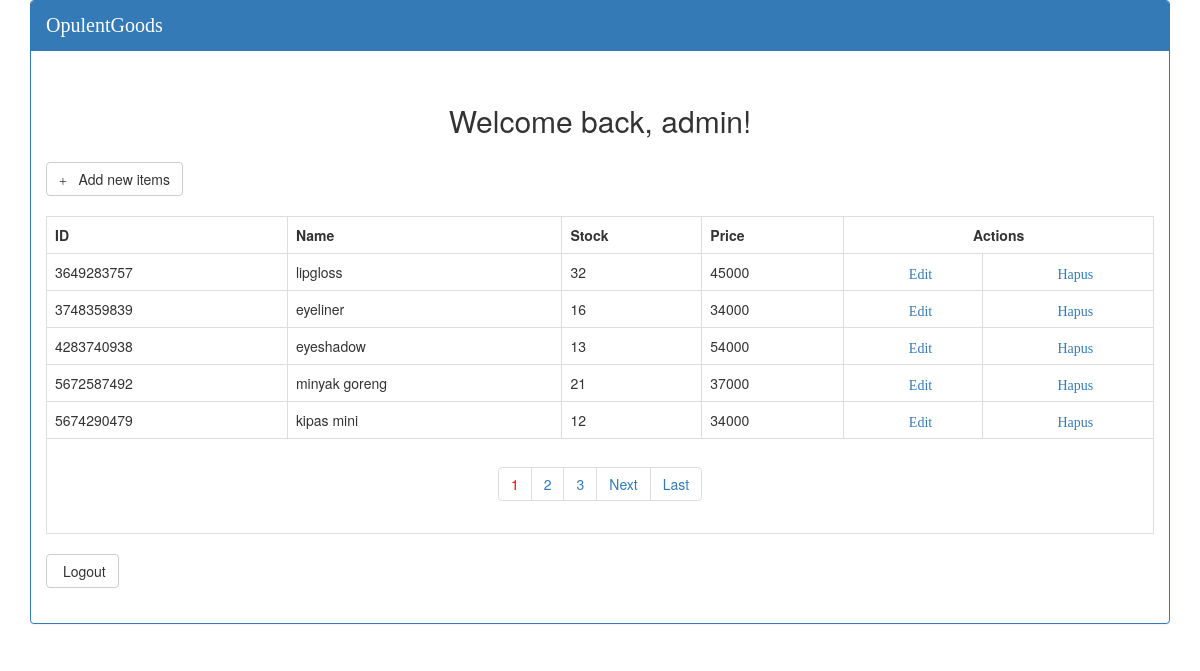
Page /index.php (signed in) on the committed database.
### tables this page shows
CREATE TABLE `users` (
  `id` int(11) NOT NULL,
  `name` varchar(255) NOT NULL,
  `email` varchar(255) NOT NULL,
  `password` varchar(255) NOT NULL
);

CREATE TABLE `barang` (
  `id_barang` varchar(15) NOT NULL,
  `nama` varchar(50) NOT NULL,
  `stok` int(10) NOT NULL,
  `harga` int(25) NOT NULL
);

### dbconfig.php (called while the page is built, shortened)
<?php
try {
    $con = new PDO('mysql:host=localhost;dbname=app-kasir', 'root', '', array(PDO::ATTR_PERSISTENT => true));
} catch (PDOException $e) {
    echo $e->getMessage();
}
include_once 'Auth.php';
include_once 'barang_class.php';
$user = new Auth($con);

### Auth.php (called while the page is built, shortened)
<?php
class Auth
{
    private $db;
    public function __construct($db_conn)
    {
        $this->db = $db_conn;
    }
    public function isLoggedIn()
    {
        if (isset($_SESSION['user_session'])) {
            return true;
        }
    }
    public function getUser()
    {
        try {
            $stmt = $this->db->prepare("SELECT * FROM users WHERE id = :id");
            $stmt->bindParam(":id", $_SESSION['user_session']);
            $stmt->execute();
            return $stmt->fetch();
        } catch (PDOException $e) {
            echo $e->getMessage();
            return false;
        }
    }
}

### barang_class.php (the view, shortened to what this page needs)
<?php
class barang
{
    private $db;
    public function __construct($con)
    {
        $this->db = $con;
    }
    public function viewData($query)
    {
        $stmt = $this->db->prepare($query);
        $stmt->execute();
        if ($stmt->rowCount() > 0) {
            while ($row = $stmt->fetch(PDO::FETCH_ASSOC)) {
?>
                <tr>
                    <td><?php echo ($row['id_barang']); ?></td>
                    <td><?php echo ($row['nama']); ?></td>
                    <td><?php echo ($row['stok']); ?></td>
                    <td><?php echo ($row['harga']); ?></td>
                    <td align="center">
                        <a href="edit.php?edit_id=<?php echo ($row['id_barang']); ?>">
                            <i class="glyphicon glyphicon-edit"> Edit </i></a>
                    </td>
                    <td align="center">
                        <a href="hapus.php?delete_id=<?php echo ($row['id_barang']); ?>">
                            <i class="glyphicon glyphicon-remove-circle"> Hapus </i></a>
                    </td>
                </tr>
            <?php
            }
        } else {
            ?>
            <tr>
                <td>Data tidak ditemukan...</td>
            </tr>
        <?php
        }
    }
    public function paginglink($query, $records_per_page)
    {
        $self = $_SERVER['PHP_SELF'];
        $stmt = $this->db->prepare($query);
        $stmt->execute();
        $total_no_of_records = $stmt->rowCount();
        if ($total_no_of_records > 0) {
        ?><ul class="pagination"><?php
                                    $total_no_of_pages = ceil($total_no_of_records / $records_per_page);
                                    $current_page = 1;
                                    for ($i = 1; $i <= $total_no_of_pages; $i++) {
                                        if ($i == $current_page) {
                                            echo "<li><a href='" . $self . "?page_no=" . $i . "' style='color:red;'>" . $i . "</a></li>";
                                        } else {
                                            echo "<li><a href='" . $self . "?page_no=" . $i . "'>" . $i . "</a></li>";
                                        }
                                    }
                                    if ($current_page != $total_no_of_pages) {
                                        $next = $current_page + 1;
                                        echo "<li><a href='" . $self . "?page_no=" . $next . "'>Next</a></li>";
                                        echo "<li><a href='" . $self . "?page_no=" . $total_no_of_pages . "'>Last</a></li>";
                                    } ?></ul><?php
                                            }
                                        }
                                    }

### index.php (shortened to what this page needs)
<?php
require_once "dbconfig.php";
$currentUser = $user->getUser();
?>
<!DOCTYPE html>
<html lang="en">
<head>
    <link href="bootstrap/css/bootstrap.min.css" rel="stylesheet">
</head>
<body>
    <div class="container">
        <div class="panel panel-primary">
            <div class="panel-heading" style="font-family: 'Centaur'; font-size: 20px;">OpulentGoods</div>
            <div class="info">
                <h2>&nbsp;<center> Welcome back, <?php echo $currentUser['name']?>!</center></h2>
            </div>
            <div class="panel-body">
                <a href="add.php" class="btn btn-large btn-default">
                    <i class="glyphicon glyphicon-plus"></i>
                    &nbsp; Add new items</a>
                <br /><br />
                <table class='table table-bordered table-responsive'>
                    <tr>
                        <th>ID</th>
                        <th>Name</th>
                        <th>Stock</th>
                        <th>Price</th>
                        <th colspan="2">
                            <center>Actions</center>
                        </th>
                    </tr>
                    <?php
                    $query = "SELECT * FROM barang";
                    $records_per_page = 5;
                    $newquery = $brg->paging($query, $records_per_page);
                    $brg->viewData($newquery);
                    ?>
                    <tr>
                        <td colspan="7" align="center">
                            <div class="pagination-wrap">
                                <?php $brg->paginglink($query, $records_per_page); ?>
                            </div>
                        </td>
                    </tr>
                </table>
                <a href="logout.php" class="btn btn-large btn-default">
                    Logout</a>
                <br /><br />
            </div>
        </div>
    </div>
</body>
</html>

### rows in the picture
users: name "admin"
barang: id_barang "3649283757", nama "lipgloss", stok "32", harga "45000"
barang: id_barang "3748359839", nama "eyeliner", stok "16", harga "34000"
barang: id_barang "4283740938", nama "eyeshadow", stok "13", harga "54000"
barang: id_barang "5672587492", nama "minyak goreng", stok "21", harga "37000"
barang: id_barang "5674290479", nama "kipas mini", stok "12", harga "34000"
